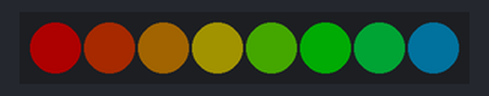
Simulated run of this sketch. Board: Arduino Uno, built with avr-gcc and run on an emulated ATmega328P. Shown: 8 RGB LEDs in strip order, left to right. Dim RGB values are drawn brighter than linear.

Above: at 0.15 s.
At 5.01 s:
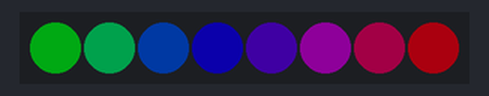
At 10.16 s:
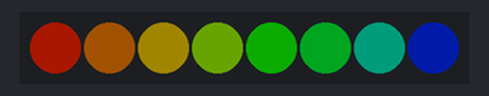
At 19.87 s:
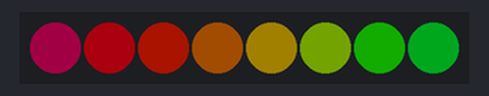
At 29.28 s:
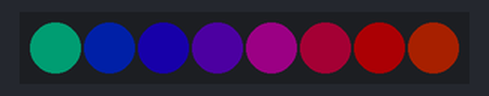
At 39.59 s:
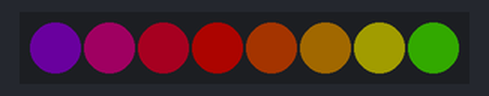
Timing chart, 0 to 40.0 s (numbered marks = the images above):
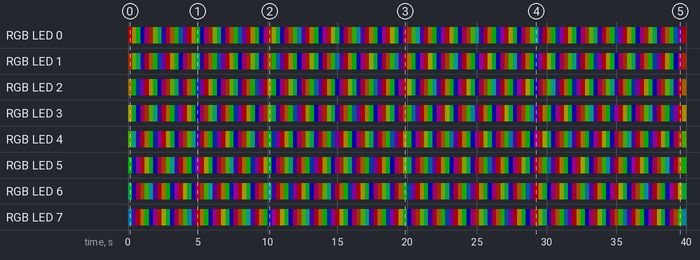

Measured:
- by itself, RGB LED 0: off → RGB(50, 0, 0) at 0.00 s, → RGB(34, 28, 0) 0.30 s later, → RGB(0, 44, 6) 0.30 s later, → RGB(1, 0, 49) 0.30 s later, … (132 changes in this stretch)
- by itself, RGB LED 5: off → RGB(0, 48, 1) at 0.00 s, → RGB(0, 6, 44) 0.30 s later, → RGB(25, 0, 25) 0.30 s later, → RGB(47, 3, 0) 0.30 s later, … (132 changes in this stretch)

The sketch:

led_rainbow.ino
```cpp
#define LED_PIN 13
#define NUM_LEDS 8
#include "FastLED.h"
CRGB leds[NUM_LEDS];
byte counter;

void setup() {
  FastLED.addLeds<WS2811, LED_PIN, GRB>(leds, NUM_LEDS); //.setCorrection( TypicalLEDStrip )
  FastLED.setBrightness(50);
  pinMode(13, OUTPUT); // 6 вольт, 0,3 А
}

void loop() {
  for (int i = 0; i < NUM_LEDS; i++){   //от 0 до трети
    leds[i] = CHSV(counter + i * 20, 255, 255); //HSV. Увеличиваем HUE (цвет)
    // умножение i уменьшает шаг радуги
  }
  counter++;  // меняется от 0 до 255 т.к. байт
  FastLED.show();
  delay(5);  // время ожидания (скорость движения радуги)
}
```
